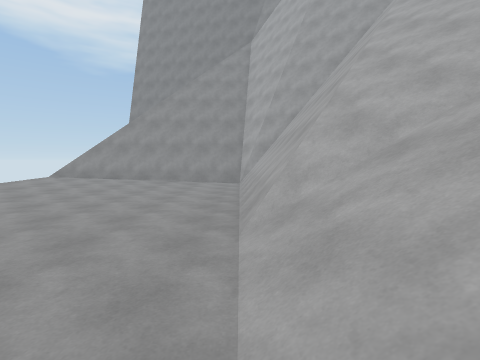
view 1 (above)

13 first-person views from a walk through a scene from a Unity 3-D project. The camera is 1.5 m above the floor, tilts 4° down and sees 85° across. The floor is counted in squares, 2 m on a side. Each view is taken from the middle of a square. On the plan, view 1 faces up. The plan holds only what a view shows up to about 9 squares ahead; the rest is blank. The place goes on beyond the plan.

view 2
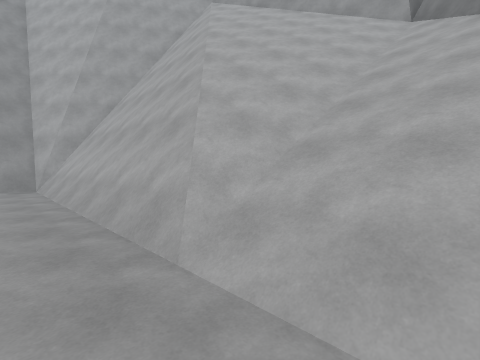

view 3
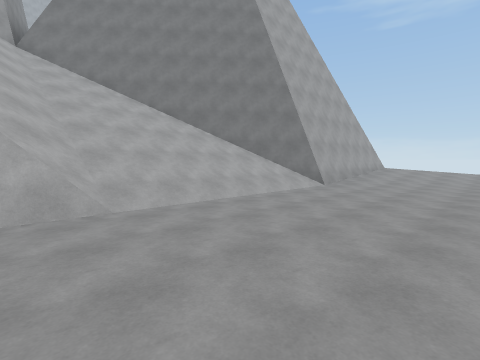

view 4
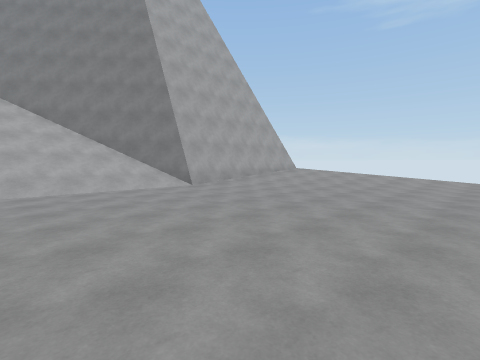

view 5
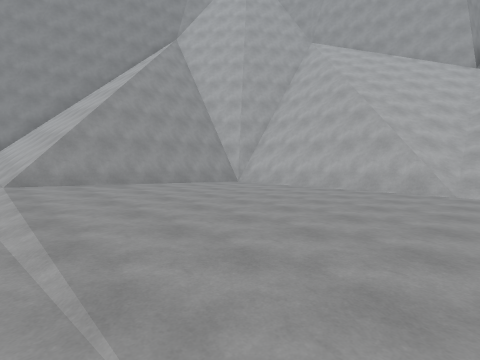

view 6
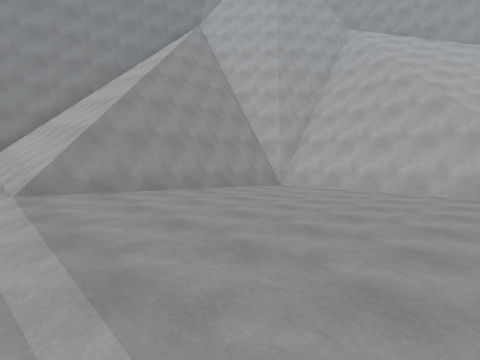

view 7
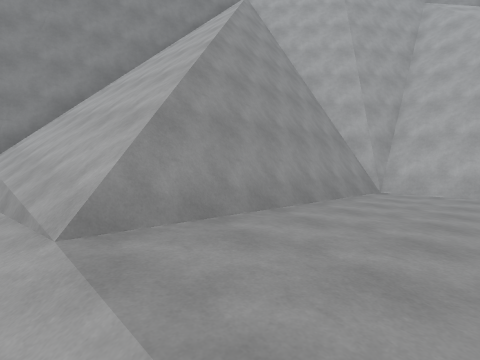

view 8
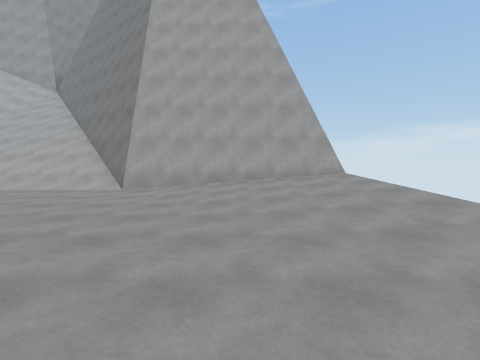

view 9
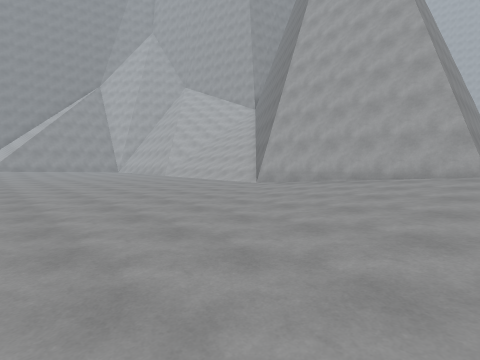

view 10
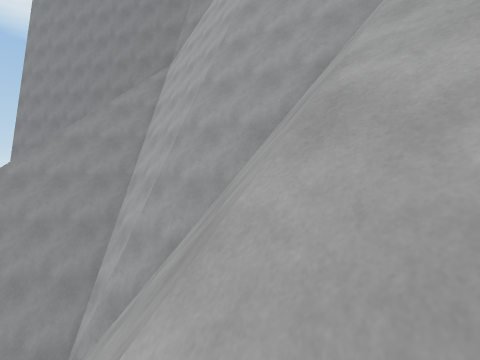

view 11
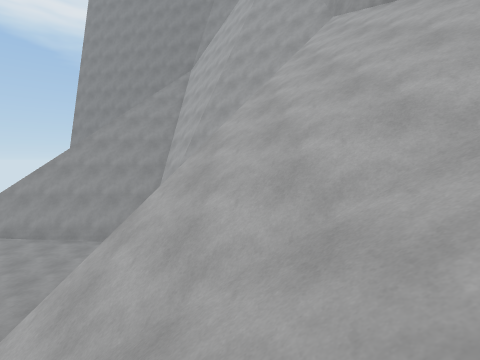

view 12
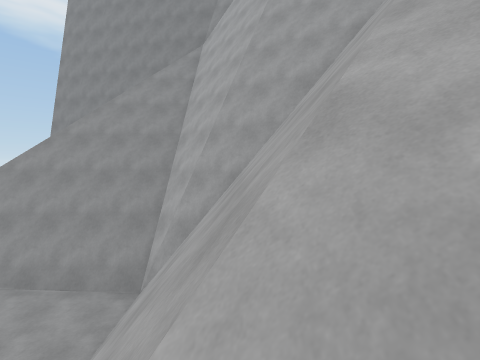

view 13
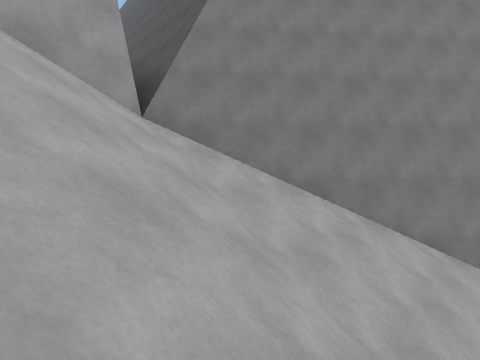

### Floor plan
Key: @ floor where view 1 was taken; # wall or solid block; . main floor; : floor 0.25 m higher than the main floor; + floor 0.5 m higher than the main floor; / step, stairs or slope; = window, fence, low wall or low ledge; v drop or lower ground.
Columns run from 7 left of view 1 to 8 right of it. Each row starts with its distance up from view 1.
 16 ####
 15 v//####
 14  ///////#
 13  /////vv##
 12 =////vvvv##
 11 ////vv    ##
 10 //######  v###
  9 /=####### vvv#
  8 .+::...## vv//
  7 .::....## v///#
  6 .:.....##v////#
  5 .......##/////##
  4 .......##//////#
  3 .......=///////#
  2 ........//////##
  1 ......../////##
  0 .......@////##
 -1 ........//###
 -2 ......../##
 -3 ........##
 -4 .......##
 -5 .......#
 -6 ......:#
 -7 .....:+#
 -8 ....:++#
 -9 ...:+++##
-10 ..://///

Where each view was taken, in squares from view 1:
view 1: 0 up, 0 right, facing up
view 2: 1 up, 1 left, facing up-right
view 3: 4 up, 4 left, facing down-right
view 4: 1 up, 7 left, facing down-right
view 5: 2 up, 7 left, facing up-right
view 6: 4 up, 7 left, facing up-right
view 7: 7 up, 7 left, facing up-right
view 8: 7 down, 7 left, facing right
view 9: 10 down, 7 left, facing up-right
view 10: 5 up, 3 right, facing up
view 11: 1 up, 3 right, facing up
view 12: 4 up, 2 right, facing up
view 13: 5 up, 3 right, facing down-right
